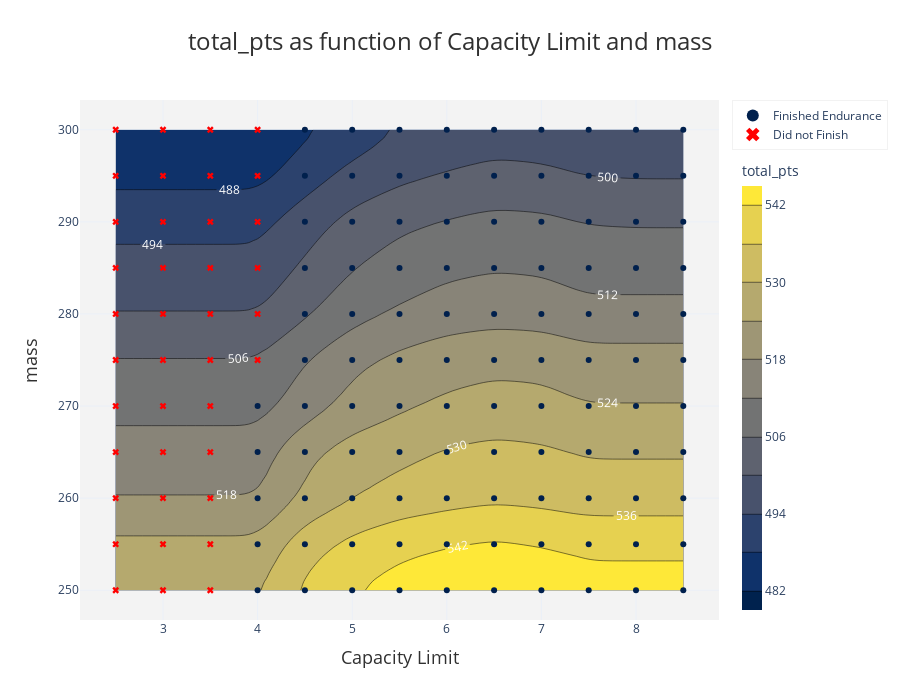

This figure's notebook cell:
### Code cell
cap_limit_results_2D.plot_contour()
